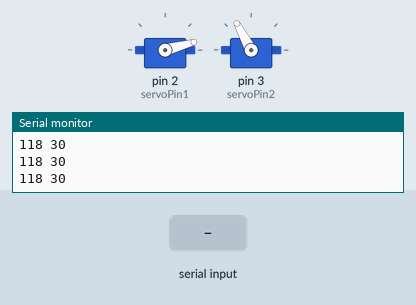
Recording of a sketch running on a simulated Arduino Uno, built with avr-gcc and run on an emulated ATmega328P. Shown: 2 × servo, the last lines printed to the serial monitor. The inputs (shaded band) are chosen by the test bench.

Above: at 1.2 s.
1.3 s: "stop" received over Serial
At 2.6 s:
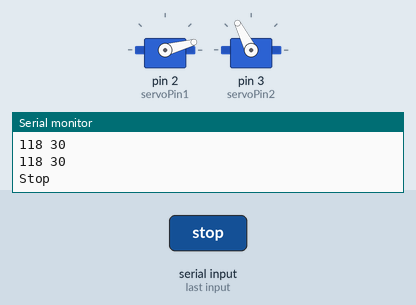
3.2 s: "fire" received over Serial
At 4.7 s:
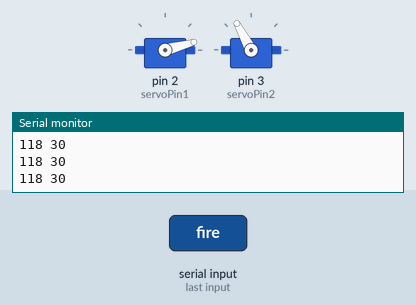
Timing chart, 0 to 6.2 s (numbered marks = the images above; inputs shaded):
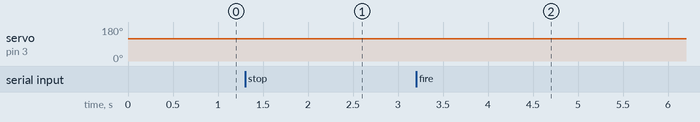

The sketch:

HelicopterControlTablet.ino
```cpp
#include <Servo.h>
#include <LiquidCrystal.h>
#include <SPI.h>         // needed for Arduino versions later than 0018
#include <Ethernet.h>
#include <EthernetUdp.h>         // UDP library from: bjoern@cs.stanford.edu 12/30/2008

// initialize the library with the numbers of the interface pins
LiquidCrystal lcd(7, 8, 9, 10, 11, 12);


/* Servo Stuff */
Servo servo1;  //90 - 170
int servoPin1 = 2;
int servoOff1 = 15;
int servoLow1 = 30;
int servoHigh1 = 140;
int servoStart1 = servoOff1;

Servo servo2;
int servoPin2 = 3;
int servoLow2 = 75;
int servoHigh2 = 160;
int servoStart2 = (servoHigh2+servoLow2)/2;

int servoDelay = 50;

int throttleLow = 5;
int throttleHigh = 100;
int rudderLow = -40;
int rudderHigh = 40;

int rudderStatic = 0;
int throttleStatic = 0;

boolean LOOP = true;
int LOOP_SPREAD = 5;


byte mac[] = { 0x90, 0xA2, 0xDA, 0x00, 0x6F, 0x1F }; //90 A2 DA 00 6F 1F
byte ip[] = { 192,168,1, 199 };
int localPort = 9999;
char packetBuffer[UDP_TX_PACKET_MAX_SIZE]; //buffer to hold incoming packet,
EthernetUDP Udp;


void setup()
{
  Serial.begin(9600);

  Ethernet.begin(mac,ip);
  Udp.begin(localPort);

    // set up the LCD's number of columns and rows:
  //lcd.begin(16, 2);

  servo1.attach(servoPin1);
  servo1.write(servoStart1);

  servo2.attach(servoPin2);
  servo2.write(servoStart2);

}


void loop()
{

    // if there's data available, read a packet
  int packetSize = Udp.parsePacket();
  if(packetSize)
  {
    //Serial.print("Received packet of size ");
    //Serial.println(packetSize);
    //Serial.print("From ");
    IPAddress remote = Udp.remoteIP();
    for (int i =0; i < 4; i++)
    {
     // Serial.print(remote[i], DEC);
      if (i < 3)
      {
       // Serial.print(".");
      }
    }
    //Serial.print(", port ");
    //Serial.println(Udp.remotePort());

    // read the packet into packetBufffer
    Udp.read(packetBuffer,UDP_TX_PACKET_MAX_SIZE);

    int p_i = 0;
    int i = 0;
    char left[5] = {'\0','\0','\0','\0','\0'};
    char right[5] = {'\0','\0','\0','\0','\0'};
    char *ref = left;
    while(packetBuffer[p_i] != '\0'){
      if( packetBuffer[p_i] == ' '){
        ref = right;
        i = 0;
        p_i++;
        continue;
      }
      ref[i] = packetBuffer[p_i];
      i++;
      p_i++;
    }
    //Serial.println("Contents:");
    throttleStatic = atoi(left);
    rudderStatic = atoi(right);
    //Serial.println(packetBuffer);
    ///Serial.print("L:");
    //Serial.println(leftNum);
    //Serial.print("R:");
    //Serial.println(rightNum);
    //Serial.println(UDP_TX_PACKET_MAX_SIZE);
  }
  delay(10);


  if( LOOP ) {

    // Rudder
    int constrainedRudder = constrain(rudderStatic, rudderLow, rudderHigh);
    int mappedRudder = map(constrainedRudder, rudderLow, rudderHigh, servoHigh2, servoLow2);
    servo2.write(mappedRudder);
    //Serial.println(mappedRudder);

    // Throttle
    int constrainedThrottle = constrain(throttleStatic, throttleLow, throttleHigh);
    int mappedThrottle = map(constrainedThrottle, throttleLow, throttleHigh, servoLow1, servoHigh1);

    int subtractThrottle = map(mappedRudder, rudderHigh, rudderLow, 0, 10);

    if( mappedThrottle <= servoLow1 )
      servo1.write(servoOff1);
    else
      servo1.write(mappedThrottle - subtractThrottle);
    //Serial.println(mappedThrottle);

      Serial.print(mappedRudder);
      Serial.print(" ");
      Serial.println(mappedThrottle);

/*
    // LCD
    int mappedThrottleLCD = map(mappedThrottle, servoLow1,servoHigh1,0,100);
    int mappedRudderLCD = map(mappedRudder,servoLow2,servoHigh2,0,100);
    lcd.setCursor(0,0);
    lcd.print("Throttle: ");
    lcd.print(mappedThrottleLCD);
    lcd.print("%    ");
    lcd.setCursor(0,1);
    lcd.print("Rudder: ");
    lcd.print(mappedRudderLCD);
    lcd.print("%   ");
    delay(10);
    */
  }

  if( LOOP ){
    lcd.setCursor(13,1);
    lcd.print("ON ");
  } else {
    lcd.setCursor(0,0);
    lcd.print("                ");
    lcd.setCursor(0,1);
    lcd.print("             ");
    lcd.setCursor(13,1);
    lcd.print("OFF");
  }

  String action = "";
  while(Serial.available() > 0){
    int inByte = Serial.read();
    delay(100);
    action += (char) inByte;
  }

  if(action.equals("fire")){
    Serial.println("Fire");
    LOOP = true;
    //servo1.write(servoStart);
    //servo2.write(servoStart);
  }
  else if(action.equals("stop")){
    Serial.println("Stop");
    LOOP = false;
    servo1.write(servoOff1);
    servo2.write(servoStart2);
  }

  delay(50);

}
```

Measured:
- after the input at 1.3 s, servo on pin 3 (servoPin2): 118° → 117° after 0.45 s
- after the input at 3.2 s, servo on pin 3 (servoPin2): 117° → 118° after 0.47 s
